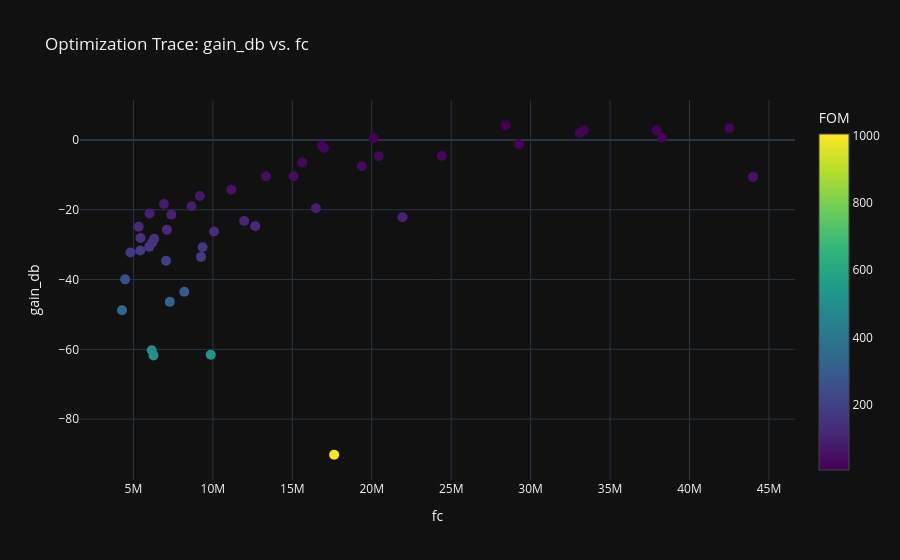

Write notebook code for a chart like this one.
### Code cell
circuit_optimizer.plot_optimization_trace(metric_x='fc', metric_y='gain_db', show=True)
